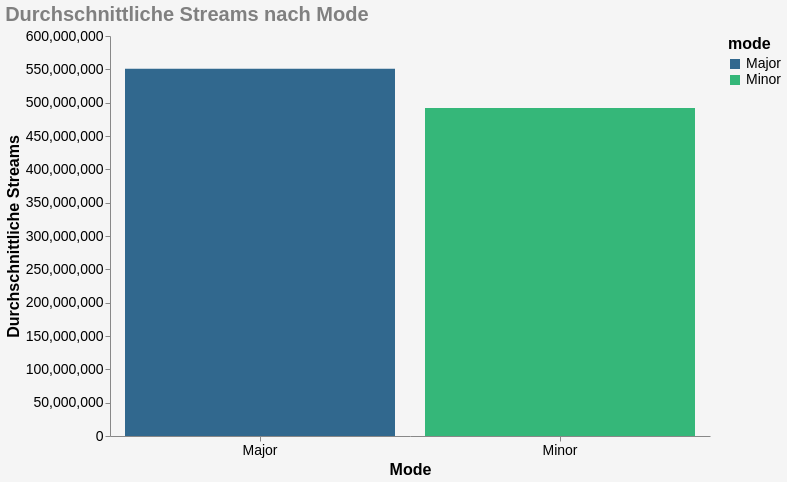

The code cell stored with this chart in its notebook:
### Code cell
# bar chart

mode_streams_chart = alt.Chart(mode_streams_df).mark_bar().encode(
    x=alt.X('mode', axis=alt.Axis(title='Mode', labelFontSize=14)),
    y=alt.Y('streams', axis=alt.Axis(title='Durchschnittliche Streams', titleFontSize=16, labelFontSize=14)),
    color=alt.Color('mode', scale=alt.Scale(scheme='viridis')),
    tooltip=['mode', 'streams']
).properties(
    title='Durchschnittliche Streams nach Mode',
    background='#F5F5F5',
    width=600,
    height=400
).configure_title(
    fontSize=20,
    anchor='start',
    color='gray'
).configure_axis(
    labelFontSize=14,
    titleFontSize=16
).configure_legend(
    titleFontSize=16,
    labelFontSize=14
).configure_view(
    strokeWidth=0,
).configure_axisX(
    labelAngle=0
).configure_axisY(
    grid=False
)

mode_streams_chart

### Figure 1 — Vega-Lite specification as saved in the notebook (floating-point values rounded to 4 significant figures)
{"config": {"view": {"continuousWidth": 300, "continuousHeight": 300, "strokeWidth": 0}, "axis": {"labelFontSize": 14, "titleFontSize": 16}, "axisX": {"labelAngle": 0}, "axisY": {"grid": false}, "legend": {"labelFontSize": 14, "titleFontSize": 16}, "title": {"anchor": "start", "color": "gray", "fontSize": 20}}, "data": {"name": "data-a1ef76e08154cc4fa381b9431686378c"}, "mark": {"type": "bar"}, "background": "#F5F5F5", "encoding": {"color": {"field": "mode", "scale": {"scheme": "viridis"}, "type": "nominal"}, "tooltip": [{"field": "mode", "type": "nominal"}, {"field": "streams", "type": "quantitative"}], "x": {"axis": {"labelFontSize": 14, "title": "Mode"}, "field": "mode", "type": "nominal"}, "y": {"axis": {"labelFontSize": 14, "title": "Durchschnittliche Streams", "titleFontSize": 16}, "field": "streams", "type": "quantitative"}}, "height": 400, "title": "Durchschnittliche Streams nach Mode", "width": 600, "$schema": "https://vega.github.io/schema/vega-lite/v5.16.3.json", "datasets": {"data-a1ef76e08154cc4fa381b9431686378c": [{"mode": "Major", "streams": 551000000.0}, {"mode": "Minor", "streams": 491900000.0}]}}
